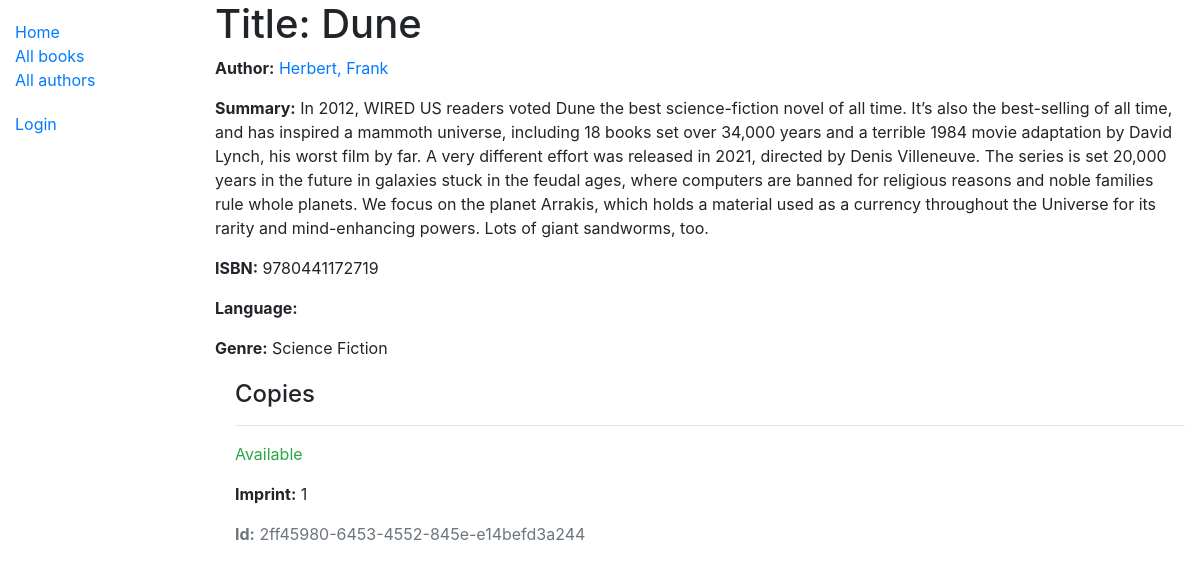
/catalog/book/1, run on the app's committed database.
### catalog/models.py (models this page shows, shortened)
class Book(models.Model):
    title = models.CharField(max_length=200)
    author = models.ForeignKey('Author', on_delete=models.SET_NULL, null=True)
    summary = models.TextField(max_length=1000, help_text='Enter a brief description of the book')
    isbn = models.CharField('ISBN', max_length=13, help_text='13 Character <a href="https://www.isbn-international.org/content/what-isbn">ISBN number</a>')
    genre = models.ManyToManyField(Genre, help_text='Select a genre for this book')
    Language = models.ForeignKey(Language,on_delete=models.SET_NULL, null=True)
    def display_genre(self):
        """Create a string for the Genre. This is required to display genre in Admin."""
        return ', '.join(genre.name for genre in self.genre.all()[:3])
    display_genre.short_description = 'Genre'

class Author(models.Model):
    first_name = models.CharField(max_length=100)
    last_name = models.CharField(max_length=100)
    date_of_birth = models.DateField(null=True, blank=True)
    date_of_death = models.DateField('Died', null=True, blank=True)
    class Meta:
        ordering = ['last_name', 'first_name']
    def __str__(self):
        return f'{self.last_name}, {self.first_name}'

class Genre(models.Model):
    name = models.CharField(max_length=200, help_text='Enter a book genre (e.g. Science Fiction)')
    def __str__(self):
        return self.name

class BookInstance(models.Model):
    id = models.UUIDField(primary_key=True, default=uuid.uuid4, help_text='Unique ID for this particular book across whole library')
    book = models.ForeignKey('Book', on_delete=models.SET_NULL, null=True)
    imprint = models.CharField(max_length=200)
    due_back = models.DateField(null=True, blank=True)
    borrower = models.ForeignKey(User, on_delete=models.SET_NULL, null=True, blank=True)
    LOAN_STATUS = (
        ('m', 'Maintenance'),
        ('o', 'On loan'),
        ('a', 'Available'),
        ('r', 'Reserved'),
    )
    status = models.CharField(
        max_length=1,
        choices=LOAN_STATUS,
        blank=True,
        default='m',
        help_text='Book availability',
    )
    class Meta:
        ordering = ['due_back']
        permissions = (("can_mark_returned", "Set book as returned"),)

### catalog/views.py (the view)
# urls.py: path('book/<int:pk>', views.BookDetailView.as_view(), name='book-detail'),
class BookDetailView(generic.DetailView):
    model = Book

### catalog/templates/catalog/book_detail.html (shortened to what this page needs)
{% extends "base_generic.html" %}
{% block content %}
  <h1>Title: {{ book.title }}</h1>
  <p><strong>Author:</strong> <a href="{% url 'author-detail' book.author.pk %}">{{ book.author }}</a></p>
  <p><strong>Summary:</strong> {{ book.summary }}</p>
  <p><strong>ISBN:</strong> {{ book.isbn }}</p>
  <p><strong>Language:</strong> {{ book.language }}</p>
  <p><strong>Genre:</strong> {% for genre in book.genre.all %} {{ genre }}{% if not forloop.last %}, {% endif %}{% endfor %}</p>
  <div style="margin-left:20px;margin-top:20px">
    <h4>Copies</h4>
    {% for copy in book.bookinstance_set.all %}
    <hr>
    <p class="{% if copy.status == 'a' %}text-success{% elif copy.status == 'm' %}text-danger{% else %}text-warning{% endif %}">{{ copy.get_status_display }}</p>
    <p><strong>Imprint:</strong> {{copy.imprint}}</p>
    <p class="text-muted"><strong>Id:</strong> {{copy.id}}</p>
    {% endfor %}
  </div>
{% endblock %}

### data on the page
Book: title "Dune", author "Herbert, Frank", summary "In 2012, WIRED US readers voted Dune the best science-fiction novel of all time. It’s also the best-selling of all time, and has inspired a mammoth universe, including 18 books set over 34,000 years and a terrible 1984 movie adaptation by David Lynch, his worst film by far. A very different effort was released in 2021, directed by Denis Villeneuve. The series is set 20,000 years in the future in galaxies stuck in the feudal ages, where computers are banned for religious reasons and noble families rule whole planets. We focus on the planet Arrakis, which holds a material used as a currency throughout the Universe for its rarity and mind-enhancing powers. Lots of giant sandworms, too.", isbn "9780441172719"
Genre: name "Science Fiction"
BookInstance: status "Available", imprint "1", id "2ff45980-6453-4552-845e-e14befd3a244"
